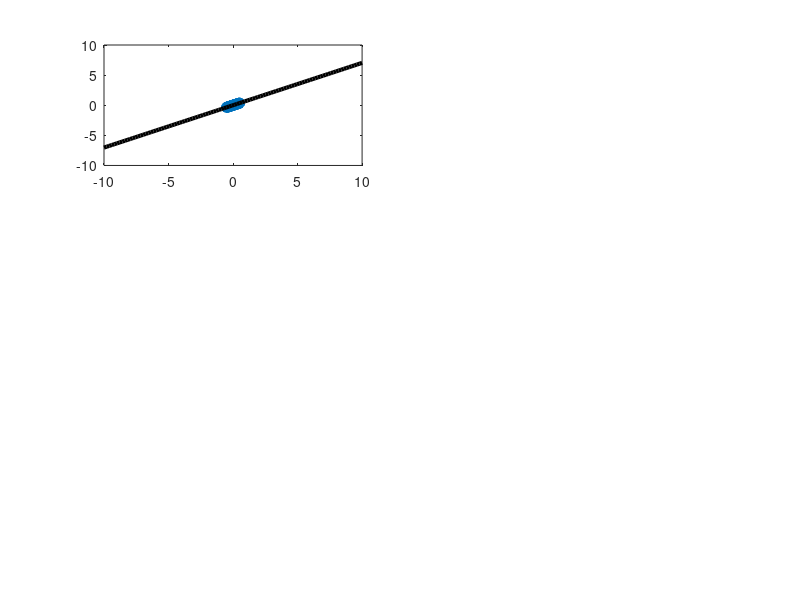

This chart was generated by the following MATLAB code: (Note: this script raises an error after producing the figure.)
%% Settings for plotting
RedAccent =[229/255,20/255,0/255];
BlueAccent =[76/255,174/255,227/255];
GreenAccent =[51/255,153/255,51/255];
White=[1 1 1];
Black=[0 0 0];
DefaultBlue=[0    0.4470    0.7410];
DefaultOrange=[0.8500    0.3250    0.0980];
DefaultYellow=[0.9290    0.6940    0.1250];
DefaultPurple=[0.4940    0.1840    0.5560];
DefaultGreen=[0.4660    0.6740    0.1880];
DefaultLightBlue=[0.3010    0.7450    0.9330];
DefaultCrimson=[0.6350    0.0780    0.1840];
MarkerSize=7;
MarkerLineWidth=2.5;
LineWidth=2.5;
PlotLineWidth=3;
sz = 30;

%% Data imports
FieldOe_4K = [0.00E+00 2.00E+02 4.00E+02 6.00E+02 8.00E+02 1.00E+03 1.20E+03 1.40E+03 1.60E+03 1.80E+03 2.00E+03 2.20E+03 2.40E+03 2.60E+03 2.80E+03 3.00E+03 3.20E+03 3.40E+03 3.60E+03 3.80E+03 4.00E+03 4.20E+03 4.40E+03 4.80E+03 5.00E+03 5.00E+03 4.80E+03 4.60E+03 4.40E+03 4.20E+03 3.80E+03 3.60E+03 3.40E+03 3.20E+03 3.00E+03 2.60E+03 2.40E+03 2.20E+03 2.00E+03 1.80E+03 1.60E+03 1.40E+03 1.20E+03 1.00E+03 8.00E+02 6.00E+02 4.00E+02 2.00E+02 0.00E+00 -2.00E+02 -4.00E+02 -6.00E+02 -8.00E+02 -1.00E+03 -1.20E+03 -1.40E+03 -1.60E+03 -1.80E+03 -2.20E+03 -2.40E+03 -2.60E+03 -2.80E+03 -3.00E+03 -3.40E+03 -3.60E+03 -3.80E+03 -4.00E+03 -4.40E+03 -4.60E+03 -5.00E+03 -5.00E+03 -4.80E+03 -4.60E+03 -4.40E+03 -4.20E+03 -4.00E+03 -3.80E+03 -3.60E+03 -3.40E+03 -3.20E+03 -3.00E+03 -2.80E+03 -2.40E+03 -2.20E+03 -2.00E+03 -1.80E+03 -1.60E+03 -1.40E+03 -1.20E+03 -1.00E+03 -8.00E+02 -6.00E+02 -4.00E+02 -2.00E+02 0.00E+00];
EmuPerG_4K = [-0.005746102 0.875570909 2.597650303 3.909729091 5.301930909 6.598381818 7.943866667 9.276236364 10.61381212 11.99145455 13.13864848 14.44146061 15.78949697 17.04786061 18.33554545 19.6716303 21.14549697 22.13938788 23.34913939 24.68273939 26.05056364 27.44584242 28.90909697 31.96212121 33.3452303 33.41653333 32.13252121 30.8364 29.54143636 28.11646667 25.28000606 23.98767273 22.66634545 21.34778182 19.95773939 17.35264848 16.07572121 14.77832727 13.44186667 12.10322424 10.88869091 9.54930303 8.24730303 6.915357576 5.522249697 4.208040606 2.884522424 1.554439394 -0.035460188 -1.001398788 -2.946393333 -4.272564848 -5.548073333 -6.884993939 -8.192587879 -9.539860606 -10.84627879 -12.15370303 -14.69356364 -15.98935758 -17.34513333 -18.72028485 -20.0193697 -22.5262303 -23.84508485 -25.2248 -26.39886061 -29.2801697 -30.62636364 -33.47152727 -33.24907879 -31.9471697 -30.72011515 -29.45693333 -28.14771515 -26.53349091 -25.16450909 -24.07039394 -22.72832727 -21.4080303 -20.08504848 -18.78475758 -16.18511515 -14.76474545 -13.42630909 -12.15927879 -10.87810909 -9.612315152 -8.255569697 -6.975266667 -5.657236364 -4.300358788 -2.998577576 -1.648712121 -0.016689703];
FieldOe_16K = [0.00E+00 2.00E+02 4.00E+02 6.00E+02 8.00E+02 1.00E+03 1.20E+03 1.40E+03 1.60E+03 1.80E+03 2.00E+03 2.20E+03 2.40E+03 2.60E+03 2.80E+03 3.00E+03 3.20E+03 3.40E+03 3.60E+03 3.80E+03 4.00E+03 4.20E+03 4.40E+03 4.60E+03 4.80E+03 5.00E+03 5.00E+03 4.80E+03 4.60E+03 4.40E+03 4.20E+03 4.00E+03 3.80E+03 3.60E+03 3.40E+03 3.20E+03 3.00E+03 2.80E+03 2.60E+03 2.40E+03 2.20E+03 2.00E+03 1.80E+03 1.60E+03 1.40E+03 1.20E+03 1.00E+03 8.00E+02 4.00E+02 2.00E+02 0.00E+00 -2.00E+02 -4.00E+02 -6.00E+02 -8.00E+02 -1.00E+03 -1.20E+03 -1.40E+03 -1.60E+03 -1.80E+03 -2.00E+03 -2.20E+03 -2.40E+03 -2.60E+03 -2.80E+03 -3.00E+03 -3.20E+03 -3.40E+03 -3.80E+03 -4.00E+03 -4.20E+03 -4.40E+03 -5.00E+03 -5.00E+03 -4.80E+03 -4.60E+03 -4.40E+03 -4.20E+03 -4.00E+03 -3.80E+03 -3.60E+03 -3.40E+03 -3.20E+03 -3.00E+03 -2.80E+03 -2.60E+03 -2.40E+03 -2.20E+03 -2.00E+03 -1.80E+03 -1.60E+03 -1.40E+03 -1.20E+03 -1.00E+03 -8.00E+02 -6.00E+02 -4.00E+02 -2.00E+02 0.00E+00];
EmuPerG_16K = [-0.0024738 0.688237576 1.711332121 2.537712727 3.342912121 4.158624848 4.972833333 5.782838182 6.586612121 7.329339394 8.148660606 8.962351515 9.788309091 10.69702424 11.52189697 12.2557697 13.0453697 13.89594545 14.67716364 15.49197576 16.32604848 17.33136364 18.03398788 18.83495152 19.57940606 20.35084242 20.36501818 19.55118182 18.74101212 17.91606061 17.09345455 16.31066667 15.65422424 14.85041212 13.86894545 13.22873333 12.36259394 11.50329091 10.67740606 9.813260606 8.954363636 8.160636364 7.304769697 6.623721212 5.703045455 4.918375758 4.109582424 3.290398182 1.652984242 0.640182424 -0.025377442 -0.700792727 -1.71582303 -2.551888485 -3.398673939 -4.249184242 -4.958243636 -5.850232727 -6.612927273 -7.425757576 -8.219121212 -9.005193939 -9.837957576 -10.71927273 -11.48576364 -12.32337576 -13.14089091 -14.01330303 -15.66641212 -16.57895152 -17.42741212 -18.3259697 -20.90386667 -20.85944242 -20.03404848 -19.20852727 -18.37520606 -17.54655758 -16.5284 -15.62006667 -14.76960606 -13.8226 -13.00307273 -12.15664848 -11.30898788 -10.44114545 -9.78749697 -9.008872727 -8.155618182 -7.326054545 -6.615084848 -5.787071515 -4.973312121 -4.153569697 -3.330787273 -2.515504242 -1.693529091 -0.716421212 0.003526111];
FieldOe_RT = [0.00E+00 2.00E+02 4.00E+02 6.00E+02 8.00E+02 1.00E+03 1.20E+03 1.40E+03 1.60E+03 1.80E+03 2.00E+03 2.20E+03 2.40E+03 2.60E+03 2.80E+03 3.00E+03 3.20E+03 3.40E+03 3.60E+03 3.80E+03 4.00E+03 4.20E+03 4.40E+03 4.60E+03 4.80E+03 5.00E+03 5.00E+03 4.80E+03 4.60E+03 4.40E+03 4.20E+03 4.00E+03 3.80E+03 3.60E+03 3.40E+03 3.20E+03 3.00E+03 2.80E+03 2.60E+03 2.40E+03 2.20E+03 2.00E+03 1.80E+03 1.60E+03 1.40E+03 1.20E+03 1.00E+03 8.00E+02 6.00E+02 4.00E+02 2.00E+02 0.00E+00 -2.00E+02 -4.00E+02 -6.00E+02 -8.00E+02 -1.00E+03 -1.20E+03 -1.40E+03 -1.60E+03 -1.80E+03 -2.00E+03 -2.20E+03 -2.40E+03 -2.60E+03 -2.80E+03 -3.00E+03 -3.20E+03 -3.40E+03 -3.60E+03 -3.80E+03 -4.00E+03 -4.20E+03 -4.40E+03 -4.60E+03 -4.80E+03 -5.00E+03 -5.00E+03 -4.80E+03 -4.60E+03 -4.40E+03 -4.20E+03 -4.00E+03 -3.80E+03 -3.60E+03 -3.40E+03 -3.20E+03 -3.00E+03 -2.80E+03 -2.60E+03 -2.40E+03 -2.20E+03 -2.00E+03 -1.80E+03 -1.60E+03 -1.40E+03 -1.20E+03 -1.00E+03 -8.00E+02 -6.00E+02 -4.00E+02 -2.00E+02 0.00E+00];
EmuPerG_RT = [-0.002075633 0.048233655 0.108421576 0.148294364 0.198275758 0.248112424 0.297971091 0.348758182 0.397910545 0.447574182 0.497701515 0.566531879 0.596950727 0.645982424 0.697585455 0.751099394 0.798144242 0.846853939 0.897551515 0.946677576 0.99708303 1.046801818 1.098341818 1.146275152 1.198548485 1.227147879 1.242954545 1.197872727 1.147883636 1.092252727 1.041589697 0.991254545 0.941855758 0.89216303 0.841253333 0.789903636 0.740233333 0.690027879 0.639476364 0.590102303 0.539429273 0.488963636 0.438745091 0.388392545 0.338202606 0.289232727 0.237924667 0.195812182 0.137938848 0.088845939 0.038168758 -0.009646158 -0.060777939 -0.11119503 -0.160391152 -0.220271697 -0.260885394 -0.313059273 -0.367904667 -0.410267818 -0.464109818 -0.516779333 -0.562727394 -0.613544242 -0.661658788 -0.711672727 -0.761241818 -0.812075152 -0.855941818 -0.903997576 -0.955690303 -1.008909697 -1.041724848 -1.105115758 -1.154804848 -1.198897576 -1.246989697 -1.247524242 -1.198201818 -1.147444242 -1.09736 -1.046746061 -0.99644303 -0.945213939 -0.895031515 -0.845567273 -0.793693939 -0.744961818 -0.693314545 -0.640965455 -0.591677818 -0.540650909 -0.487808061 -0.439705636 -0.389409758 -0.340294424 -0.289770242 -0.239324848 -0.189929212 -0.135251636 -0.090036848 -0.051011994 0.012988364];

Tesla_4K = FieldOe_4K/10000;
Tesla_16K = FieldOe_16K/10000;
Tesla_RT = FieldOe_RT/10000;

TeslaResponse_4K = EmuPerG_4K*4*pi*10^(-4)*8.41;
TeslaResponse_16K = EmuPerG_16K*4*pi*10^(-4)*8.41;
TeslaResponse_RT = EmuPerG_RT*4*pi*10^(-4)*8.41;

%% Plotting

figure1 = figure;
subplot(3,2,1)
p1 = scatter(Tesla_4K, TeslaResponse_4K, sz, 'o');
set(p1,'MarkerEdgeColor',DefaultBlue,'MarkerFaceColor',White,'Linewidth',MarkerLineWidth,'MarkerFaceAlpha',0);
hold all
box on

x0 = [100,100];
fields = linspace(-10,10);
fun4kho = @(x,Tesla_4K)(x(1)*Tesla_4K); %linear fit
[ho4kx1,ho4kresnorm,~,ho4kexitflag,ho4koutput]=lsqcurvefit(fun4kho,x0,Tesla_4K,TeslaResponse_4K);

p4 = plot(fields, fun4kho(ho4kx1, fields));
set(p4,'Color',Black,'LineWidth',PlotLineWidth,'MarkerFaceColor',Black,'Markersize',MarkerSize);
% Put fit on bottom
uistack(p1,'top')

xlim([-0.5 0.5]);
ylim([-0.39 0.39]);
set(gca,'FontSize',22,'LineWidth',LineWidth);
set(gca,'YTick',[-0.3 0 0.3])
set(gca,'XTick',[-0.5 0 0.5])
pbaspect([1.618 1 1])
fh = figure(1); % returns the handle to the figure object
set(fh, 'color', 'white'); % sets the color to white 

%axis([1 10^5 10^-3 10],'square');
% pbaspect([1 1 1]) %pbaspect sets aspect ratio
xlabel('\mu_0H (T)','Fontsize',22);
ylabel('\mu_0M (T)','Fontsize',22);

subplot(3,2,3)
p1 = scatter(Tesla_16K, TeslaResponse_16K, sz, 'o');
set(p1,'MarkerEdgeColor',DefaultBlue,'MarkerFaceColor',White,'Linewidth',MarkerLineWidth,'MarkerFaceAlpha',0);
hold all
box on

x0 = [100,100];
fields = linspace(-10,10);
fun16kho = @(x,Tesla_16K)(x(1)*Tesla_16K); %linear fit
[ho16kx1,ho16kresnorm,~,ho16kexitflag,ho16koutput]=lsqcurvefit(fun16kho,x0,Tesla_16K,TeslaResponse_16K);

p4 = plot(fields, fun16kho(ho16kx1, fields));
set(p4,'Color',Black,'LineWidth',PlotLineWidth,'MarkerFaceColor',Black,'Markersize',MarkerSize);
% Put fit on bottom
uistack(p1,'top')

xlim([-0.5 0.5]);
ylim([-0.24 0.24]);
set(gca,'FontSize',22,'LineWidth',LineWidth);
set(gca,'YTick',[-0.2 0 0.2])
set(gca,'XTick',[-0.5 0 0.5])
pbaspect([1.618 1 1])
fh = figure(1); % returns the handle to the figure object
set(fh, 'color', 'white'); % sets the color to white 

xlabel('\mu_0H (T)','Fontsize',22);
ylabel('\mu_0M (T)','Fontsize',22);

subplot(3,2,5)
p1 = scatter(Tesla_RT, TeslaResponse_RT, sz, 'o');
set(p1,'MarkerEdgeColor',DefaultBlue,'MarkerFaceColor',White,'Linewidth',MarkerLineWidth,'MarkerFaceAlpha',0);
hold all
box on

x0 = [100,100];
fields = linspace(-10,10);
funRTho = @(x,Tesla_RT)(x(1)*Tesla_RT); %linear fit
[hoRTx1,hoRTresnorm,~,hoRTexitflag,hoRToutput]=lsqcurvefit(funRTho,x0,Tesla_RT,TeslaResponse_RT);

p4 = plot(fields, funRTho(hoRTx1, fields));
set(p4,'Color',Black,'LineWidth',PlotLineWidth,'MarkerFaceColor',Black,'Markersize',MarkerSize);
% Put fit on bottom
uistack(p1,'top')

xlim([-0.5 0.5]);
ylim([-0.013 0.013]);
set(gca,'FontSize',22,'LineWidth',LineWidth);
set(gca,'YTick',[-0.01 0 0.01])
set(gca,'XTick',[-0.5 0 0.5])
pbaspect([1.618 1 1])
fh = figure(1); % returns the handle to the figure object
set(fh, 'color', 'white'); % sets the color to white 

%axis([1 10^5 10^-3 10],'square');
% pbaspect([1 1 1]) %pbaspect sets aspect ratio
xlabel('\mu_0H (T)','Fontsize',22);
ylabel('\mu_0M (T)','Fontsize',22);

%test
subplot(3,2,2)
p1 = scatter(Tesla_4K(1:25), (TeslaResponse_4K(1:25)-fun4kho(ho4kx1, Tesla_4K(1:25))), sz, 'o');
set(p1,'MarkerEdgeColor',DefaultBlue,'MarkerFaceColor',White,'Linewidth',MarkerLineWidth,'MarkerFaceAlpha',0);
hold all
p2 = scatter(Tesla_4K(71:95), (TeslaResponse_4K(71:95)-fun4kho(ho4kx1, Tesla_4K(71:95))), sz, 'o');
set(p2,'MarkerEdgeColor',DefaultBlue,'MarkerFaceColor',White,'Linewidth',MarkerLineWidth,'MarkerFaceAlpha',0);
hold all
p3 = scatter(Tesla_4K(26:70), (TeslaResponse_4K(26:70)-fun4kho(ho4kx1, Tesla_4K(26:70))), sz, '^');
set(p3,'MarkerEdgeColor',DefaultOrange,'MarkerFaceColor',White,'Linewidth',MarkerLineWidth,'MarkerFaceAlpha',0);
hold all
box on
%1:25, 26:70, 71:95

xlim([-0.5 0.5]);
ylim([-0.006 0.006]);
set(gca,'FontSize',22,'LineWidth',LineWidth);
set(gca,'YTick',[-0.006 -0.004 -0.002 0 0.002 0.004 0.006])
set(gca,'XTick',[-0.5 0 0.5])
pbaspect([1.618 1 1])
fh = figure(1); % returns the handle to the figure object
set(fh, 'color', 'white'); % sets the color to white 

xlabel('\mu_0H (T)','Fontsize',22);
ylabel('Residuals (T)','Fontsize',22);


%test
subplot(3,2,4)
p1 = scatter(Tesla_16K(1:25), (TeslaResponse_16K(1:25)-fun16kho(ho16kx1, Tesla_16K(1:25))), sz, 'o');
set(p1,'MarkerEdgeColor',DefaultBlue,'MarkerFaceColor',White,'Linewidth',MarkerLineWidth,'MarkerFaceAlpha',0);
hold all
p2 = scatter(Tesla_16K(26:70), (TeslaResponse_16K(26:70)-fun16kho(ho16kx1, Tesla_16K(26:70))), sz, '^');
set(p2,'MarkerEdgeColor',DefaultOrange,'MarkerFaceColor',White,'Linewidth',MarkerLineWidth,'MarkerFaceAlpha',0);
hold all
p3 = scatter(Tesla_16K(71:95), (TeslaResponse_16K(71:95)-fun16kho(ho16kx1, Tesla_16K(71:95))), sz, 'o');
set(p3,'MarkerEdgeColor',DefaultBlue,'MarkerFaceColor',White,'Linewidth',MarkerLineWidth,'MarkerFaceAlpha',0);
hold all
box on

% NOTE: Blue is for ramping up field, orange for ramping down the field

xlim([-0.5 0.5]);
ylim([-0.004 0.004]);
set(gca,'FontSize',22,'LineWidth',LineWidth);
set(gca,'YTick',[-0.004 -0.002 0 0.002 0.004])
set(gca,'XTick',[-0.5 0 0.5])
pbaspect([1.618 1 1])
fh = figure(1); % returns the handle to the figure object
set(fh, 'color', 'white'); % sets the color to white 

xlabel('\mu_0H (T)','Fontsize',22);
ylabel('Residuals (T)','Fontsize',22);



%test
subplot(3,2,6)
p1 = scatter(Tesla_RT(1:25), (TeslaResponse_RT(1:25)-funRTho(hoRTx1, Tesla_RT(1:25))), sz, 'o');
set(p1,'MarkerEdgeColor',DefaultBlue,'MarkerFaceColor',White,'Linewidth',MarkerLineWidth,'MarkerFaceAlpha',0);
hold all
p2 = scatter(Tesla_RT(26:70), (TeslaResponse_RT(26:70)-funRTho(hoRTx1, Tesla_RT(26:70))), sz, '^');
set(p2,'MarkerEdgeColor',DefaultOrange,'MarkerFaceColor',White,'Linewidth',MarkerLineWidth,'MarkerFaceAlpha',0);
hold all
p3 = scatter(Tesla_RT(71:95), (TeslaResponse_RT(71:95)-funRTho(hoRTx1, Tesla_RT(71:95))), sz, 'o');
set(p3,'MarkerEdgeColor',DefaultBlue,'MarkerFaceColor',White,'Linewidth',MarkerLineWidth,'MarkerFaceAlpha',0);
hold all
box on
%1:25, 26:70, 71:95

xlim([-0.5 0.5]);
ylim([-0.00023 0.00023]);
set(gca,'FontSize',22,'LineWidth',LineWidth);
set(gca,'YTick',[-0.0002 -0.0001 0 0.0001 0.0002])
set(gca,'XTick',[-0.5 0 0.5])
pbaspect([1.618 1 1])
fh = figure(1); % returns the handle to the figure object
set(fh, 'color', 'white'); % sets the color to white 

xlabel('\mu_0H (T)','Fontsize',22);
ylabel('Residuals (T)','Fontsize',22);


fh = figure(1); % returns the handle to the figure object
set(fh, 'color', 'white'); % sets the color to white 
set(gcf, 'PaperPosition', [0 0 17 16]) % make paper larger
print(gcf, 'detailedsus.png', '-dpng', '-r300' ) % save 300 dpi file